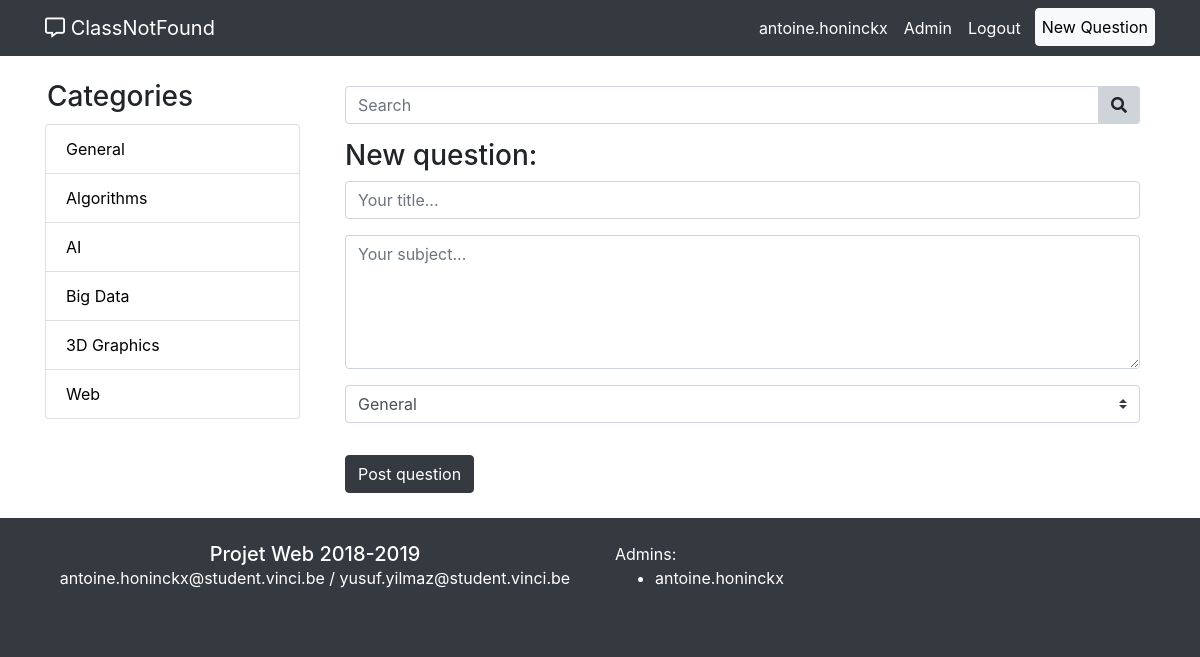
/index.php?action=editQuestion (signed in), run on the app's committed database.
### tables this page shows
CREATE TABLE IF NOT EXISTS `categories` (
  `category_id` int(11) NOT NULL AUTO_INCREMENT,
  `name` varchar(25) NOT NULL,
  PRIMARY KEY (`category_id`),
  UNIQUE KEY `idx_name` (`name`)
);

CREATE TABLE IF NOT EXISTS `members` (
  `member_id` int(11) NOT NULL AUTO_INCREMENT,
  `login` varchar(25) NOT NULL,
  `lastname` varchar(25) NOT NULL,
  `firstname` varchar(25) NOT NULL,
  `mail` varchar(50) NOT NULL,
  `password` varchar(60) NOT NULL,
  `admin` tinyint(1) NOT NULL,
  `suspended` tinyint(1) NOT NULL,
  PRIMARY KEY (`member_id`),
  UNIQUE KEY `idx_login` (`login`)
);

### index.php (called while the page is built, shortened)
<?php
require_once(MODELS . 'Db.php');
$db = Db::getInstance();
$categories = $db->select_categories();
if (isset($_SESSION['login'])) {
    $member = unserialize($_SESSION['login']);
    $memberLogin = $member->login();
    if ($member->admin() == 1)
        $isAdmin = true;
}
require_once(VIEWS . 'header.php');
switch ($_GET['action']) {
    case 'editQuestion':
        require_once(CONTROLLERS . 'EditQuestionController.php');
        $controller = new EditQuestionController($db);
        break;
}
$controller->run();
$admins = $db->select_admins();
$nbAdmins = count($admins);
require_once(VIEWS . 'footer.php');

### models/Member.class.php (called while the page is built, shortened)
<?php
class Member
{
    private $_login;
    public function __construct($member_id, $login, $lastName, $firstName, $mail, $admin, $suspended)
    {
        $this->_login = $login;
    }
    public function login()
    {
        return $this->_login;
    }
    public function html_login()
    {
        return htmlspecialchars($this->_login);
    }
}

### models/Db.php (called while the page is built, shortened)
<?php
class Db
{
    private static $instance = null;
    private $_db;
    private function __construct()
    {
        $url = getenv('JAWSDB_URL');
        $dbparts = parse_url($url);
        $hostname = $dbparts['host'];
        $username = $dbparts['user'];
        $password = $dbparts['pass'];
        $database = ltrim($dbparts['path'],'/');
        try {
            $this->_db = new PDO('mysql:host=' . $hostname . ';dbname=' . $database . ';charset=utf8', $username, $password);
            $this->_db->setAttribute(PDO::ATTR_ERRMODE, PDO::ERRMODE_EXCEPTION);
            $this->_db->setAttribute(PDO::ATTR_DEFAULT_FETCH_MODE, PDO::FETCH_OBJ);
        } catch (PDOException $e) {
            die('Error: connexion to database failed : ' . $e->getMessage());
        }
    }
    public static function getInstance()
    {
        if (is_null(self::$instance)) {
            self::$instance = new Db();
        }
        return self::$instance;
    }
    public function select_categories()
    {
        $query = 'SELECT * FROM categories ORDER BY category_id ASC';
        $ps = $this->_db->prepare($query);
        $ps->execute();
        $categories = array();
        while ($row = $ps->fetch()) {
            $categories[] = new Category($row->category_id, $row->name);
        }
        return $categories;
    }
    public function select_admins()
    {
        $query = "SELECT * FROM members WHERE admin=1 ORDER BY login";
        $ps = $this->_db->prepare($query);
        $ps->execute();
        $admins = array();
        while($row = $ps->fetch()) {
            $admins[] = new Member(null, $row->login, null, null, null, 0, 0);
        }
        return $admins;
    }
}

### models/Category.class.php (called while the page is built, shortened)
<?php
class Category
{
    private $_id;
    private $_name;
    function __construct($id, $name)
    {
        $this->_id = $id;
        $this->_name = $name;
    }
    public function id()
    {
        return $this->_id;
    }
    public function html_name()
    {
        return htmlspecialchars($this->_name);
    }
}

### controllers/EditQuestionController.php (called while the page is built, shortened)
<?php
class EditQuestionController
{
    private $_db;
    public function __construct($db)
    {
        $this->_db = $db;
    }
    public function run()
    {
        if (isset($_POST['edit']) || isset($_POST['form_edit'])) {
            $question = $this->_db->select_question_for_edit($_POST['question_id']);
        } else {
            $question = new Question(null, null, null, null, null, null, null, null, null);
        }
        $categories = $this->_db->select_categories();
        if (isset($_POST['question_id'])) {
            $questionId = $_POST['question_id'];
            $pageTitle = 'Edit your question:';
        }else
            $pageTitle = 'New question:';
        require_once(VIEWS . 'editQuestion.php');
    }
}

### models/Question.class.php (called while the page is built, shortened)
<?php
class Question
{
    private $_category;
    private $_title;
    public function __construct($question_id, $author, $category, $best_answer, $title, $subject, $state, $publication_date, $answers)
    {
        $this->_category = $category;
        $this->_title = $title;
    }
    public function category()
    {
        return $this->_category;
    }
    public function html_title()
    {
        return htmlspecialchars($this->_title);
    }
}

### views/editQuestion.php (the view, shortened to what this page needs)
<div class="container">
    <h3><?php echo $pageTitle ?></h3>
</div>
<form action="index.php?action=editQuestion" method="post">
    <div class="container">
        <div class="form-group">
            <input placeholder="Your title..." type="text" class="form-control" maxlength="80" name="question_title"
                   value="<?php echo $question->html_title(); ?>"/>
        </div>
        <div class="form-group">
            <textarea placeholder="Your subject..." class="form-control" name="question_subject"
                      rows="5"><?php echo $question->html_subject(); ?></textarea>
        </div>
        <div class="form-group">
            <select class="browser-default custom-select custom-select-md mb-3" name="question_category_id">
                <?php for ($i = 0; $i < count($categories); $i++) { ?>
                    <option <?php if ($question->category() != null && $categories[$i]->id() == $question->category()->id()) echo "selected"; ?> value="<?php echo $categories[$i]->id(); ?>"><?php echo $categories[$i]->html_name(); ?></option>
                <?php } ?>
            </select>
        </div>
        <?php if(isset($questionId)) { ?>
            <input type="hidden" name="question_id" value="<?php echo $questionId; ?>">
            <input class="btn btn-dark" type="submit" name="form_edit" value="Edit question">
        <?php } else { ?>
            <input class="btn btn-dark" type="submit" name="form_question" value="Post question">
        <?php } ?>
    </div>
</form>

### views/header.php (shortened to what this page needs)
<!DOCTYPE html>
<html lang="en">
<head>
    <link rel="stylesheet" href="<?php echo VIEWS ?>css/bootstrap.min.css">
    <link rel="stylesheet" href="<?php echo VIEWS ?>css/font-awesome-all.css">
    <link rel="stylesheet" href="<?php echo VIEWS ?>css/style.css">
</head>
<body>
<nav class="navbar navbar-expand-md navbar-dark bg-dark fixed-top">
    <div class="container">
        <a class="navbar-brand" href="index.php"><i class="far fa-comment-alt"></i> ClassNotFound</a>
        <div class="collapse navbar-collapse" id="navbarResponsive">
            <ul class="navbar-nav ml-auto">
                <?php if(!isset($memberLogin)) { ?>
                <li class="nav-item">
                    <a class="nav-link" href="index.php?action=register">Register</a>
                </li>
                <?php } else { ?>
                <li class="nav-item">
                    <a class="nav-link" href="index.php?action=profile"><?php echo $memberLogin ; ?></a>
                </li>
                <?php } ?>
                <?php if(isset($isAdmin)) { ?>
                <li class="nav-item">
                    <a class="nav-link" href="index.php?action=admin">Admin</a>
                </li>
                <?php } ?>
                <li class="nav-item">
                    <a class="nav-link" href="index.php?action=<?php echo !isset($memberLogin) ? 'login">Login' : 'logout">Logout'?></a>
                </li>
                <li class="nav-item">
                    <a id="btn-new-question" class="btn btn-light" href="index.php?action=editQuestion">New Question</a>
                </li>
            </ul>
        </div>
    </div>
</nav>
<section id="main">
    <div class="container">
        <div class="row">
            <div class="col-md-3">
                <h3 id="categories" class="my-4">Categories</h3>
                <div class="list-group">
                    <?php foreach ($categories as $i => $category) { ?>
                    <a href="index.php?action=homepage&category_id=<?php echo $category->id(); ?>" class="list-group-item category"><?php echo $category->html_name(); ?></a>
                    <?php } ?>
                </div>
            </div>
            <div class="col-md-9">
                <div class="container-fluid form-search">
                    <form action="index.php?action=homepage" method="post">
                        <div class="input-group">
                            <input class="form-control" type="text" placeholder="Search" name="search" <?php if(isset($search)) echo 'value="' . $search . '"' ?>>
                            <div class="input-group-btn">
                            <button id="btn-search" class="btn btn-default" type="submit" name="form_search"><i class="fas fa-search"></i></button>
                            </div>
                        </div>
                    </form>
                </div>

### views/footer.php (shortened to what this page needs)
            </div>
        </div>
    </div>
</section>
<footer class="py-4 bg-dark">
    <div class="container text-white">
        <div class="row">
        <div class="col-6">
            <h5 class="m-0 text-center">Projet Web 2018-2019</h5>
            <p class="m-0 text-center">antoine.honinckx@student.vinci.be / yusuf.yilmaz@student.vinci.be</p>
        </div>
        <?php if($nbAdmins > 0) { ?>
        <div class="col-6">
            <span>Admins:</span>
            <ul>
                <?php foreach ($admins as $admin) { ?>
                <li><?php echo $admin->html_login(); ?></li>
                <?php } ?>
            </ul>
        </div>
        <?php } ?>
        </div>
    </div>
</footer>
</body>
</html>

### views/css/style.css (style rules this page uses)
body { padding-top: 56px; background-color: #343A40; }
a#btn-new-question { padding: 6px; margin: 0px 0px 0px 6px; color: black; }
.list-group { margin-bottom: 10px !important; }
#categories { margin-bottom: 10px !important; margin-left: 2px; }
a.list-group-item { text-decoration: none; color: black; }
.form-search { margin-top: 30px; margin-bottom: 15px; }
#btn-search { background-color: #CED4DA; border: 1px solid #CED4DA; border-bottom-left-radius: 0px; border-top-left-radius: 0px; border-left: none; }
section#main { background-color: #fff; padding-bottom: 25px; }
a.nav-link { color: #FFF !important; }

### data on the page
categories: name "General"
categories: name "Algorithms"
categories: name "AI"
categories: name "Big Data"
categories: name "3D Graphics"
categories: name "Web"
members: login "antoine.honinckx"

### other printed values
$memberLogin "antoine.honinckx"
$pageTitle "New question:"
form field question_category_id "General"
